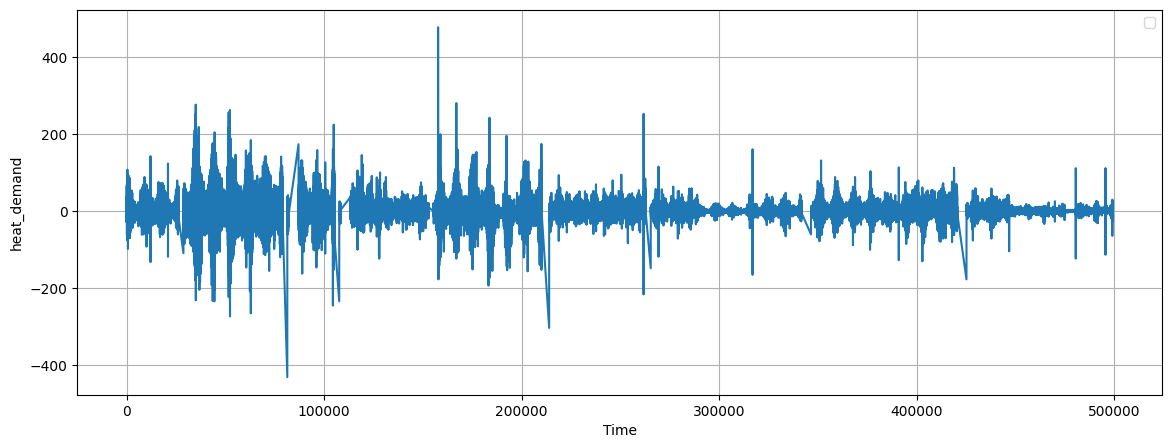

Generate this figure with Python:
import numpy as np
import pandas as pd
import matplotlib.pyplot as plt
import seaborn as sns

df1['demand_diff'] = df1["train_heat.heat_demand"].diff()
df1_diff = df1['demand_diff'].dropna()
plt.figure(figsize=(14, 5))
plt.plot(df1_diff)
plt.xlabel('Time')
plt.ylabel('heat_demand')
plt.legend()
plt.grid(True)
plt.show()
